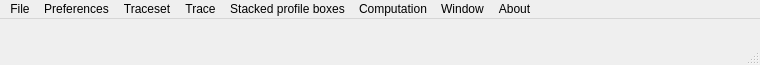
<?xml version="1.0" encoding="UTF-8"?>
<ui version="4.0">
 <class>MainWindowMenu</class>
 <widget class="QMainWindow" name="MainWindowMenu">
  <property name="geometry">
   <rect>
    <x>0</x>
    <y>0</y>
    <width>760</width>
    <height>65</height>
   </rect>
  </property>
  <property name="minimumSize">
   <size>
    <width>705</width>
    <height>60</height>
   </size>
  </property>
  <property name="windowTitle">
   <string>StackProf</string>
  </property>
  <widget class="QWidget" name="centralwidget"/>
  <widget class="QStatusBar" name="statusbar"/>
  <widget class="QMenuBar" name="menubar">
   <property name="geometry">
    <rect>
     <x>0</x>
     <y>0</y>
     <width>760</width>
     <height>22</height>
    </rect>
   </property>
   <widget class="QMenu" name="menuFile">
    <property name="title">
     <string>File</string>
    </property>
    <addaction name="actionProject_new"/>
    <addaction name="actionProject_open"/>
    <addaction name="separator"/>
    <addaction name="actionProject_save"/>
    <addaction name="actionProject_saveas"/>
    <addaction name="separator"/>
    <addaction name="actionProject_close"/>
    <addaction name="separator"/>
    <addaction name="actionApp_exit"/>
    <addaction name="separator"/>
   </widget>
   <widget class="QMenu" name="menuRouteSet">
    <property name="title">
     <string>Traceset</string>
    </property>
    <addaction name="actionRouteSet_new"/>
    <addaction name="actionRouteSet_open"/>
    <addaction name="separator"/>
    <addaction name="actionRouteSet_save"/>
    <addaction name="actionRouteSet_saveas"/>
    <addaction name="separator"/>
    <addaction name="actionRouteSet_close"/>
    <addaction name="separator"/>
    <addaction name="actionRouteSet_SetEPSGCode"/>
   </widget>
   <widget class="QMenu" name="menuStackedProfilBoxes">
    <property name="title">
     <string>Stacked profile boxes</string>
    </property>
    <addaction name="separator"/>
    <addaction name="actionStackProfBoxes_addBoxes_autoDistrib"/>
    <addaction name="actionStackProfBoxes_editBoxes"/>
    <addaction name="separator"/>
    <addaction name="actionSet_progress_direction_along_the_fault"/>
   </widget>
   <widget class="QMenu" name="menuRoute">
    <property name="title">
     <string>Trace</string>
    </property>
    <addaction name="actionRoute_editOrLock"/>
    <addaction name="separator"/>
    <addaction name="actionRoute_rename"/>
    <addaction name="separator"/>
    <addaction name="actionRoute_export"/>
   </widget>
   <widget class="QMenu" name="menuComputation">
    <property name="title">
     <string>Computation</string>
    </property>
    <addaction name="actionComp_SetParametersAndRun"/>
    <addaction name="actionComp_EditStackedProfils"/>
    <addaction name="separator"/>
    <addaction name="actionComp_exportResult"/>
    <addaction name="separator"/>
    <addaction name="separator"/>
    <addaction name="actionComp_setSpatialResolution"/>
   </widget>
   <widget class="QMenu" name="menuPreferences">
    <property name="title">
     <string>Preferences</string>
    </property>
    <addaction name="actionPreferences_editGraphicsStyle"/>
    <addaction name="separator"/>
    <addaction name="actionPreferences_editCaches"/>
   </widget>
   <widget class="QMenu" name="menuView">
    <property name="title">
     <string>Window</string>
    </property>
    <addaction name="actionView_imageView"/>
    <addaction name="actionView_imageOverview"/>
    <addaction name="separator"/>
    <addaction name="actionView_georefInputData"/>
    <addaction name="separator"/>
    <addaction name="actionView_tracesList"/>
    <addaction name="separator"/>
    <addaction name="actionView_projectInputFiles"/>
    <addaction name="actionView_stackedProfilesGraphicsMeaning"/>
    <addaction name="separator"/>
   </widget>
   <widget class="QMenu" name="menuAbout">
    <property name="enabled">
     <bool>true</bool>
    </property>
    <property name="title">
     <string>About</string>
    </property>
    <addaction name="actionAbout_softwareInfos"/>
   </widget>
   <addaction name="menuFile"/>
   <addaction name="menuPreferences"/>
   <addaction name="menuRouteSet"/>
   <addaction name="menuRoute"/>
   <addaction name="menuStackedProfilBoxes"/>
   <addaction name="menuComputation"/>
   <addaction name="menuView"/>
   <addaction name="menuAbout"/>
  </widget>
  <action name="actionProject_new">
   <property name="text">
    <string>New project</string>
   </property>
   <property name="shortcut">
    <string>Ctrl+N</string>
   </property>
  </action>
  <action name="actionProject_open">
   <property name="text">
    <string>Open project</string>
   </property>
   <property name="shortcut">
    <string>Ctrl+O</string>
   </property>
  </action>
  <action name="actionProject_save">
   <property name="text">
    <string>Save project</string>
   </property>
   <property name="shortcut">
    <string>Ctrl+S</string>
   </property>
  </action>
  <action name="actionProject_saveas">
   <property name="text">
    <string>Save project as...</string>
   </property>
   <property name="shortcut">
    <string>Ctrl+Alt+S</string>
   </property>
  </action>
  <action name="actionProject_close">
   <property name="text">
    <string>Close project</string>
   </property>
   <property name="shortcut">
    <string>Ctrl+W</string>
   </property>
  </action>
  <action name="actionApp_exit">
   <property name="text">
    <string>Exit</string>
   </property>
   <property name="shortcut">
    <string/>
   </property>
  </action>
  <action name="actionRouteSet_new">
   <property name="text">
    <string>New set</string>
   </property>
  </action>
  <action name="actionSave_route">
   <property name="text">
    <string>Import route</string>
   </property>
  </action>
  <action name="actionRemove_route">
   <property name="text">
    <string>Export route</string>
   </property>
  </action>
  <action name="actionAdd_to_current_project">
   <property name="text">
    <string>Add to current project</string>
   </property>
  </action>
  <action name="actionRouteSet_open">
   <property name="text">
    <string>Open set</string>
   </property>
  </action>
  <action name="actionRouteSet_save">
   <property name="text">
    <string>Save set</string>
   </property>
  </action>
  <action name="actionRouteSet_saveas">
   <property name="text">
    <string>Save set as...</string>
   </property>
  </action>
  <action name="actionRouteSet_close">
   <property name="text">
    <string>Close set</string>
   </property>
  </action>
  <action name="actionStackProfBoxes_addBoxes_autoDistrib">
   <property name="text">
    <string>Add boxes using automatic distribution</string>
   </property>
   <property name="shortcut">
    <string>Ctrl+A</string>
   </property>
  </action>
  <action name="actionStackProfBoxes_editBoxes">
   <property name="text">
    <string>Edit boxes</string>
   </property>
   <property name="shortcut">
    <string>Ctrl+B</string>
   </property>
  </action>
  <action name="actionRoute_editOrLock">
   <property name="text">
    <string>Edit/Lock</string>
   </property>
  </action>
  <action name="actionRoute_save">
   <property name="text">
    <string>Save and Lock</string>
   </property>
  </action>
  <action name="actionSave_and_Lock">
   <property name="text">
    <string>Save and Lock</string>
   </property>
  </action>
  <action name="actionComp_SetParametersAndRun">
   <property name="text">
    <string>Compute stacked profiles</string>
   </property>
   <property name="shortcut">
    <string>Ctrl+R</string>
   </property>
  </action>
  <action name="actionComp_EditStackedProfils">
   <property name="text">
    <string>Edit stacked profiles</string>
   </property>
   <property name="shortcut">
    <string>Ctrl+E</string>
   </property>
  </action>
  <action name="actionComp_exportResult">
   <property name="text">
    <string>Export results</string>
   </property>
   <property name="shortcut">
    <string>Ctrl+F</string>
   </property>
  </action>
  <action name="actionComp_exportCondensedResultsToJson">
   <property name="text">
    <string>Export condensed results to json</string>
   </property>
  </action>
  <action name="actionComp_exportCompleteResultsToAscii">
   <property name="text">
    <string>Export complete results to ascii</string>
   </property>
   <property name="shortcut">
    <string>Ctrl+Alt+A</string>
   </property>
  </action>
  <action name="actionComp_exportCompleteResultsToJson">
   <property name="text">
    <string>Export complete results to json</string>
   </property>
   <property name="shortcut">
    <string>Ctrl+Alt+J</string>
   </property>
  </action>
  <action name="actionRoute_rename">
   <property name="text">
    <string>Rename</string>
   </property>
  </action>
  <action name="actionPreferences_editCaches">
   <property name="text">
    <string>Disk and RAM usage</string>
   </property>
  </action>
  <action name="actionRouteSet_List">
   <property name="text">
    <string>Routes List</string>
   </property>
  </action>
  <action name="actionStacked_Prodil_Boxes">
   <property name="text">
    <string>Stacked Prodil Boxes</string>
   </property>
  </action>
  <action name="actionSet_progress_direction_along_the_fault">
   <property name="text">
    <string>Set profile orientation</string>
   </property>
  </action>
  <action name="actionPreferences_editGraphicsStyle">
   <property name="text">
    <string>Graphic style</string>
   </property>
  </action>
  <action name="actionView_imageView">
   <property name="text">
    <string>Image view</string>
   </property>
  </action>
  <action name="actionView_imageOverview">
   <property name="text">
    <string>Image overview</string>
   </property>
  </action>
  <action name="actionView_projectInputFiles">
   <property name="text">
    <string>Project input files</string>
   </property>
  </action>
  <action name="actionView_tracesList">
   <property name="text">
    <string>Trace list</string>
   </property>
  </action>
  <action name="actionView_georefInputData">
   <property name="text">
    <string>Georeferencing info</string>
   </property>
  </action>
  <action name="actionView_spatialResolution">
   <property name="text">
    <string>Set Spatial resolutions</string>
   </property>
  </action>
  <action name="actionEdit_EPSG_Code">
   <property name="text">
    <string>Set EPSG Code</string>
   </property>
  </action>
  <action name="actionRouteSet_SetEPSGCode">
   <property name="text">
    <string>Set EPSG Code</string>
   </property>
  </action>
  <action name="actionComp_setSpatialResolution">
   <property name="text">
    <string>Set pixel conversion factors</string>
   </property>
  </action>
  <action name="actionRoute_export">
   <property name="text">
    <string>Export</string>
   </property>
  </action>
  <action name="actionStacked_profiles_graphics_meaning">
   <property name="text">
    <string>Stacked profiles graphics meaning</string>
   </property>
  </action>
  <action name="actionView_stackedProfilesGraphicsMeaning">
   <property name="text">
    <string>Profile graphics info</string>
   </property>
  </action>
  <action name="actionAbout_softwareInfos">
   <property name="text">
    <string>Software info</string>
   </property>
   <property name="iconText">
    <string>Software info</string>
   </property>
   <property name="toolTip">
    <string>Software info</string>
   </property>
  </action>
 </widget>
 <resources/>
 <connections/>
</ui>
